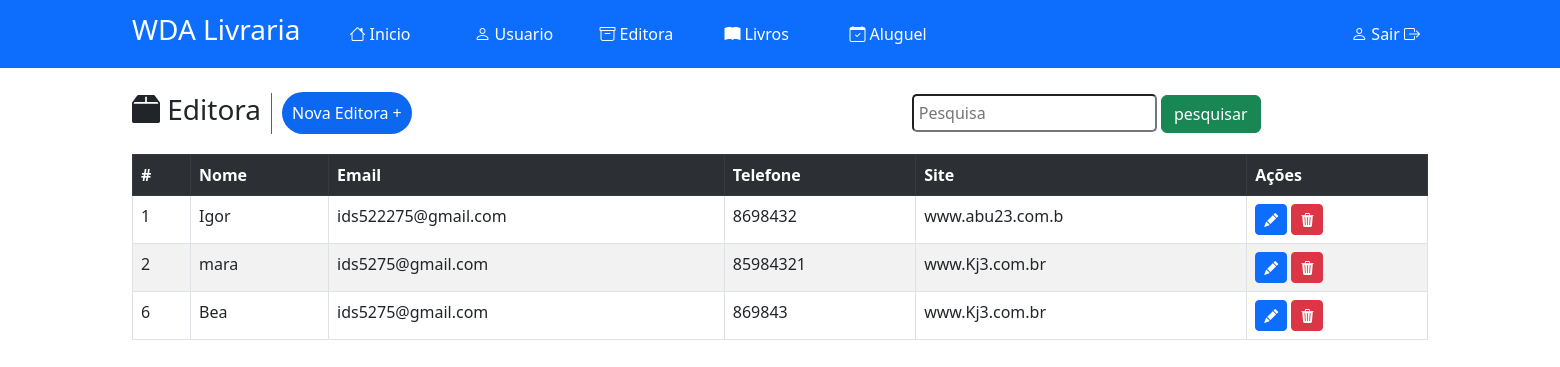
The app's page /index.php?menuop=editora (signed in) with its own data.
### tables this page shows
CREATE TABLE `tbeditora` (
  `idEditora` int(11) NOT NULL,
  `nomeEditora` varchar(100) NOT NULL,
  `emailEditora` varchar(100) NOT NULL,
  `telefoneEditora` int(11) NOT NULL,
  `siteEditora` varchar(150) NOT NULL
);

### paginas/editora/editora.php (the view, shortened to what this page needs)
<!DOCTYPE html>
<html lang="en">
<head>
    <link rel="stylesheet" href="css1/usuario.css">
    <link rel="stylesheet" href="https://cdn.jsdelivr.net/npm/bootstrap-icons@1.10.5/font/bootstrap-icons.css">
</head>
<body>
<header>
    <div class="alinhar">
        <div class="titu">
            <h3><i class="bi bi-box2-fill"></i></i> Editora</h3>
        </div>
        <div class="link">
            <a href="index.php?menuop=cad-editora" class="botao">Nova Editora +</a>
        </div>
        <div class="pesquisa">
            <form action="index.php?menuop=editora" method="POST">
                <input class="form" type="text" placeholder="Pesquisa" name="txt_pesquisa" id="">
                <input class="btn btn-success" type="submit" value="pesquisar" id="">
            </form>
        </div>
    </div>
</header>
<?php
            $txt_pesquisa = (isset($_POST["txt_pesquisa"]))?$_POST["txt_pesquisa"]:"";
            $sql = "SELECT * FROM tbeditora where idEditora = '{$txt_pesquisa}' or  nomeEditora LIKE '%{$txt_pesquisa}%'";
            $rs = $conexao -> query($sql);
            $qtd = $rs ->num_rows;
            if($qtd > 0){
                print "<table class='table table-hover table-striped table-bordered'>";
                print "<tr class='table-dark'>";
                    print "<th>#</th>";
                    print "<th>Nome</th>";
                    print "<th>Email</th>";
                    print "<th>Telefone</th>";
                    print "<th>Site</th>";
                    print "<th>Ações</th>";
                    print "</tr>";
                while($row = $rs ->fetch_object()){
                    print "<tr>";
                    print "<td>".$row -> idEditora."</td>";
                    print "<td>" .$row -> nomeEditora."</td>";
                    print "<td>" .$row -> emailEditora."</td>";
                    print "<td>" .$row -> telefoneEditora."</td>";
                    print "<td>" .$row -> siteEditora."</td>";
                    print "<td>
                            <a onclick=\"location.href='?menuop=editar-editora&idEditora=".$row-> idEditora."';\" class='btn btn-primary btn-sm'> <i class='bi bi-pencil-fill'></i>
                            </a>
                            <a onclick=\"if(confirm('Tem certeza de que deseja excluir esse registro?')){location.href='?menuop=excluir-editora&idEditora=".$row -> idEditora."';} else{false;}\" class='btn btn-danger btn-sm'><i class='bi bi-trash3-fill'></i></a>
                    </td>";
                    print "</tr>";
                }
                print "</table>";
              }else{
                print "<p>Não encontrou resultado.</p>";
            }
        ?>
</body>
</html>

### style.css (style rules this page uses)
* { margin: 0px; padding: 0px; }
body { background-color: rgb(228, 228, 228); }

### css1/usuario.css (style rules this page uses)
.alinhar { margin-top: 25px; display: flex; align-items: center; }
.titu { border-right: 1px solid rgb(97, 95, 95); padding-right: 10px; }
.link a { margin-left: 10px; }
.link .botao { text-decoration: none; padding: 10px; color: white; border-radius: 50px; background-color: rgb(12, 104, 241); }
table { margin-top:20px; }

### index.php (style rules this page uses)
body { background-color: #fff; }

### paginas/editora/editora.php (style rules this page uses)
.alinhar { width: 2000px; }
.pesquisa { margin-left: 500px; }
.form { border-radius:5px; padding: 5px; }

### records on screen
tbeditora: idEditora "1", nomeEditora "Igor", emailEditora "ids522275@gmail.com", telefoneEditora "8698432", siteEditora "www.abu23.com.b"
tbeditora: idEditora "2", nomeEditora "mara", emailEditora "ids5275@gmail.com", telefoneEditora "85984321", siteEditora "www.Kj3.com.br"
tbeditora: idEditora "6", nomeEditora "Bea", emailEditora "ids5275@gmail.com", telefoneEditora "869843", siteEditora "www.Kj3.com.br"
